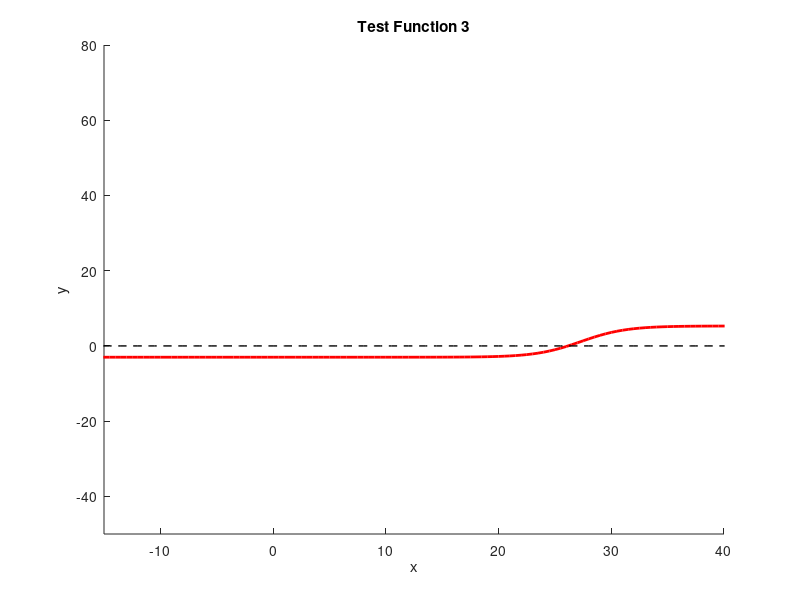

Source code (MATLAB): (Note: this script raises an error after producing the figure.)
function converge_sucess_test()
    close all
    xvals = linspace(-50,50,201);
    [yvals,~] = test_func03(xvals);


    hold on
 
    axis([-15,40,-50,80]);
    plot(xvals,yvals,'r','linewidth',2);
    plot(xvals,0*xvals,'k--','linewidth',1);
    xlabel('x'); ylabel('y'); title('Test Function 3');
  
    x_left=linspace(1,23,1000);
    x_right=linspace(27,50,1000);

    total_x_roots=[];

    [x, y]=meshgrid(x_left, x_right);

    % en_list=[];
    % en1_list=[];
    % index_list = []; %line 36
    % figure()
    
    for i=1:length(x_left)*length(x_right)

    [x_root, ~] = bisection_solver(@test_func03,x_left(i),x_right(i));
    
    total_x_roots=[total_x_roots, x_root]

    % en=abs(x_list-x_sol);
    % en1=abs(x_listn-x_sol);
    % en_list=[en_list,en];
    % en1_list=[en1_list,en1];
    % 
    % index_list = [index_list,1:length(en)];
    % 
    % end
    % 
    % x_regression = []; % e_n
    % y_regression = []; % e_{n+1}
    % filter_list = [1e-15, 1e-2, 1e-14, 1e-2, 2];
    % % iterate through the collected data
    % for n=1:length(index_list)
    % 
    %     if en_list(n)>filter_list(1) && en_list(n)<filter_list(2) && ...
    %     en1_list(n)>filter_list(3) && en1_list(n)<filter_list(4) && ...
    %     index_list(n)>filter_list(5)
    %     %then add it to the set of points for regression
    %     x_regression(end+1) = en_list(n);
    %     y_regression(end+1) = en1_list(n);
    %     end
    end

    hold off; 


    % loglog(en_list,en1_list,'r.', 'MarkerSize',5 ); hold on
    % loglog(x_regression,y_regression,'b.', 'MarkerSize',5);
    
    scatter(x,y, "r")
    title("Bisection Method Error")
    xlabel('x')
    ylabel('x')

end

% compute root at begining and then check all guesse agaisnt that 
% x,y=
% meshgrid(x_range,y_range)

%Example sigmoid function
function [f_val,dfdx] = test_func03(x)
    a = 27.3; b = 2; c = 8.3; d = -3;
    H = exp((x-a)/b);
    dH = H/b;
    L = 1+H;
    dL = dH;
    f_val = c*H./L+d;
    dfdx = c*(L.*dH-H.*dL)./(L.^2);
end
